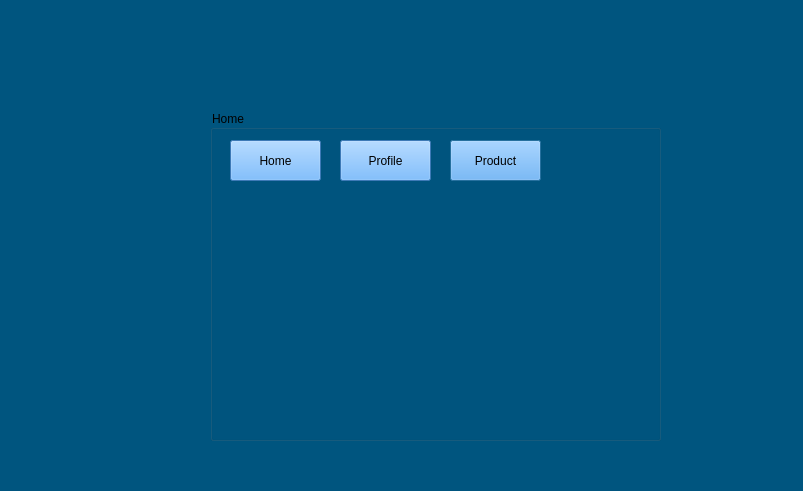
<?xml version="1.0" encoding="UTF-8"?>
<ui version="4.0">
 <class>UserSecondWindow</class>
 <widget class="QDialog" name="UserSecondWindow">
  <property name="geometry">
   <rect>
    <x>0</x>
    <y>0</y>
    <width>803</width>
    <height>491</height>
   </rect>
  </property>
  <property name="windowTitle">
   <string>Dialog</string>
  </property>
  <property name="styleSheet">
   <string notr="true">background-color: rgb(0, 85, 127);</string>
  </property>
  <widget class="QLabel" name="label">
   <property name="geometry">
    <rect>
     <x>30</x>
     <y>150</y>
     <width>61</width>
     <height>21</height>
    </rect>
   </property>
   <property name="text">
    <string/>
   </property>
  </widget>
  <widget class="QLabel" name="label_2">
   <property name="geometry">
    <rect>
     <x>120</x>
     <y>10</y>
     <width>141</width>
     <height>31</height>
    </rect>
   </property>
   <property name="font">
    <font>
     <pointsize>11</pointsize>
    </font>
   </property>
   <property name="styleSheet">
    <string notr="true">color : white;</string>
   </property>
   <property name="text">
    <string/>
   </property>
  </widget>
  <widget class="QGroupBox" name="groupBox">
   <property name="geometry">
    <rect>
     <x>210</x>
     <y>110</y>
     <width>451</width>
     <height>331</height>
    </rect>
   </property>
   <property name="title">
    <string>Home</string>
   </property>
   <widget class="QPushButton" name="pushButton_user_product">
    <property name="geometry">
     <rect>
      <x>240</x>
      <y>30</y>
      <width>91</width>
      <height>41</height>
     </rect>
    </property>
    <property name="styleSheet">
     <string notr="true">background-color: rgb(85, 170, 255);</string>
    </property>
    <property name="text">
     <string>Product</string>
    </property>
   </widget>
   <widget class="QPushButton" name="pushButton_user_profile">
    <property name="geometry">
     <rect>
      <x>130</x>
      <y>30</y>
      <width>91</width>
      <height>41</height>
     </rect>
    </property>
    <property name="styleSheet">
     <string notr="true">background-color: rgb(85, 170, 255);</string>
    </property>
    <property name="text">
     <string>Profile</string>
    </property>
   </widget>
   <widget class="QPushButton" name="pushButton_user_home">
    <property name="geometry">
     <rect>
      <x>20</x>
      <y>30</y>
      <width>91</width>
      <height>41</height>
     </rect>
    </property>
    <property name="styleSheet">
     <string notr="true">background-color: rgb(85, 170, 255);</string>
    </property>
    <property name="text">
     <string>Home</string>
    </property>
   </widget>
  </widget>
 </widget>
 <resources/>
 <connections/>
</ui>
